Frame 1 (no input): blank canvas, image omitted
Frame 60 (the mouse pressed at the canvas centre just before this capture): blank canvas, image omitted
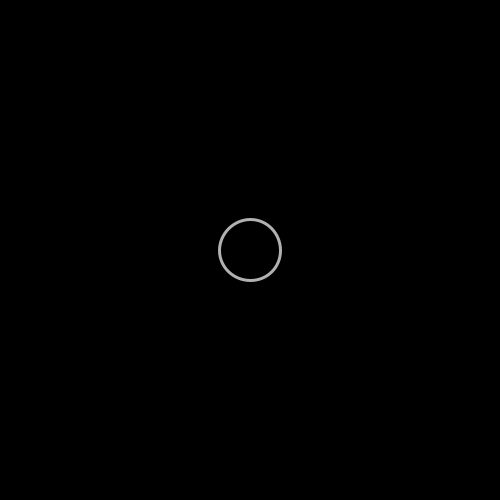
Frame 120 (the mouse held since frame 60 and released just before this capture)

The Processing sketch whose frames 1 and 60 were blank and that drew this single picture after the mouse press (run headless with seeded random() and noise(); from frame 60 on, the mouse is pressed at the canvas centre):

// Processing sketch: Ring_trick
// ── Ring_trick.pde
Ripple[] rip; // Declare the object array
int numRipples = 50; // Max number of ripples
int currentRipple = 0; // To keep track
color bg = 0;
color strk = 255;

void setup() {
  size(500, 500);
  smooth();
  stroke(255);
  strokeWeight(3);
  noFill();
  rip = new Ripple[numRipples]; // Create the object
  for (int i = 0; i < numRipples; i++) {
    rip[i] = new Ripple();
  }
}

void draw() {
  background(bg);
  for (int i = 0; i < numRipples; i++) {
    rip[i].resize(); // Change the parameters
    rip[i].display(); // Actually draw 'em
  }
}

void mousePressed() {
  rip[currentRipple].xy(mouseX, mouseY); // tell the upcoming ripple where it should be made
  currentRipple++; // advance to the next ripple int the array
  if (currentRipple >= numRipples) { // Reset if we max out numRipples
    currentRipple = 0;
  }
}

class Ripple { // The ripple class
  float x, y; // 
  float diameter, alph;
  boolean on = false;

  void xy(float xpos, float ypos) {
    x = xpos;
    y = ypos;
    on = true;
    diameter = 1;
    
  }

  void resize() {
    if (on == true) {
      if (diameter < 200) {
      diameter++;
      alph = abs((diameter*1.275)-255);
      } else {
        on = false;
      }
    }
  }

  void display() {
    noFill();
    stroke(strk, alph);
    strokeWeight(3);
    ellipse(x, y, diameter, diameter);
  }
}

void keyPressed() {
  if (keyCode == ' ') {
    if (bg == 0) {
      bg = 255;
      strk = 0;
    } else {
      bg = 0;
      strk = 255;
    }
      draw();
  }
}
